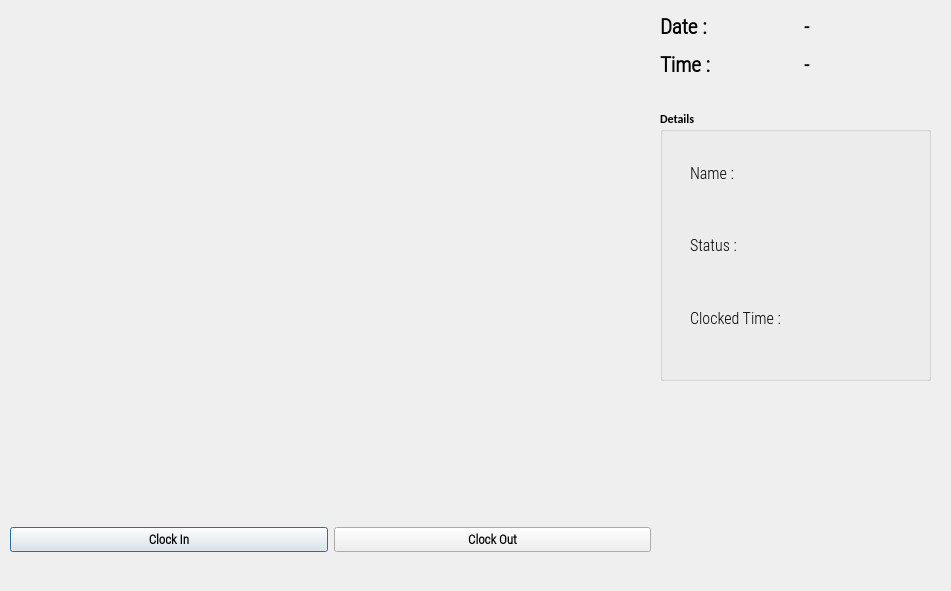
<?xml version="1.0" encoding="UTF-8"?>
<ui version="4.0">
 <class>OutputDialog</class>
 <widget class="QDialog" name="OutputDialog">
  <property name="geometry">
   <rect>
    <x>0</x>
    <y>0</y>
    <width>951</width>
    <height>591</height>
   </rect>
  </property>
  <property name="minimumSize">
   <size>
    <width>0</width>
    <height>0</height>
   </size>
  </property>
  <property name="maximumSize">
   <size>
    <width>1280</width>
    <height>720</height>
   </size>
  </property>
  <property name="font">
   <font>
    <family>Calibri</family>
    <bold>true</bold>
   </font>
  </property>
  <property name="windowTitle">
   <string>Attendance App</string>
  </property>
  <property name="windowIcon">
   <iconset resource="resource.qrc">
    <normaloff>:/icon/icon.png</normaloff>:/icon/icon.png</iconset>
  </property>
  <widget class="QLabel" name="imgLabel">
   <property name="geometry">
    <rect>
     <x>10</x>
     <y>10</y>
     <width>640</width>
     <height>480</height>
    </rect>
   </property>
   <property name="minimumSize">
    <size>
     <width>4</width>
     <height>0</height>
    </size>
   </property>
   <property name="maximumSize">
    <size>
     <width>640</width>
     <height>480</height>
    </size>
   </property>
   <property name="text">
    <string/>
   </property>
  </widget>
  <widget class="QWidget" name="horizontalLayoutWidget">
   <property name="geometry">
    <rect>
     <x>10</x>
     <y>500</y>
     <width>641</width>
     <height>80</height>
    </rect>
   </property>
   <layout class="QHBoxLayout" name="horizontalLayout">
    <item>
     <widget class="QPushButton" name="ClockInButton">
      <property name="font">
       <font>
        <family>Roboto Condensed Light</family>
        <pointsize>10</pointsize>
        <bold>true</bold>
       </font>
      </property>
      <property name="text">
       <string>Clock In</string>
      </property>
      <property name="checkable">
       <bool>true</bool>
      </property>
     </widget>
    </item>
    <item>
     <widget class="QPushButton" name="ClockOutButton">
      <property name="font">
       <font>
        <family>Roboto Condensed Light</family>
        <pointsize>10</pointsize>
        <bold>true</bold>
       </font>
      </property>
      <property name="text">
       <string>Clock Out</string>
      </property>
      <property name="checkable">
       <bool>true</bool>
      </property>
     </widget>
    </item>
   </layout>
  </widget>
  <widget class="QWidget" name="gridLayoutWidget">
   <property name="geometry">
    <rect>
     <x>660</x>
     <y>10</y>
     <width>281</width>
     <height>71</height>
    </rect>
   </property>
   <layout class="QGridLayout" name="gridLayout_2">
    <item row="0" column="0">
     <widget class="QLabel" name="label">
      <property name="font">
       <font>
        <family>Roboto Condensed Light</family>
        <pointsize>16</pointsize>
        <bold>true</bold>
       </font>
      </property>
      <property name="text">
       <string>Date :</string>
      </property>
     </widget>
    </item>
    <item row="0" column="1">
     <widget class="QLabel" name="Date_Label">
      <property name="font">
       <font>
        <family>Roboto Condensed Light</family>
        <pointsize>15</pointsize>
        <bold>true</bold>
       </font>
      </property>
      <property name="text">
       <string>-</string>
      </property>
     </widget>
    </item>
    <item row="1" column="0">
     <widget class="QLabel" name="label_2">
      <property name="font">
       <font>
        <family>Roboto Condensed Light</family>
        <pointsize>16</pointsize>
        <bold>true</bold>
       </font>
      </property>
      <property name="text">
       <string>Time :</string>
      </property>
     </widget>
    </item>
    <item row="1" column="1">
     <widget class="QLabel" name="Time_Label">
      <property name="font">
       <font>
        <family>Roboto Condensed Light</family>
        <pointsize>15</pointsize>
        <bold>true</bold>
       </font>
      </property>
      <property name="text">
       <string>-</string>
      </property>
     </widget>
    </item>
   </layout>
  </widget>
  <widget class="QGroupBox" name="groupBox">
   <property name="geometry">
    <rect>
     <x>660</x>
     <y>110</y>
     <width>271</width>
     <height>271</height>
    </rect>
   </property>
   <property name="title">
    <string>Details</string>
   </property>
   <widget class="QWidget" name="verticalLayoutWidget">
    <property name="geometry">
     <rect>
      <x>30</x>
      <y>30</y>
      <width>139</width>
      <height>211</height>
     </rect>
    </property>
    <layout class="QVBoxLayout" name="verticalLayout">
     <item>
      <widget class="QLabel" name="label_3">
       <property name="font">
        <font>
         <family>Roboto Condensed Light</family>
         <pointsize>12</pointsize>
         <bold>false</bold>
        </font>
       </property>
       <property name="text">
        <string>Name : </string>
       </property>
      </widget>
     </item>
     <item>
      <widget class="QLabel" name="label_4">
       <property name="font">
        <font>
         <family>Roboto Condensed Light</family>
         <pointsize>12</pointsize>
         <bold>false</bold>
        </font>
       </property>
       <property name="text">
        <string>Status :</string>
       </property>
      </widget>
     </item>
     <item>
      <widget class="QLabel" name="label_5">
       <property name="font">
        <font>
         <family>Roboto Condensed Light</family>
         <pointsize>12</pointsize>
         <bold>false</bold>
        </font>
       </property>
       <property name="text">
        <string>Clocked Time : </string>
       </property>
      </widget>
     </item>
    </layout>
   </widget>
   <widget class="QWidget" name="verticalLayoutWidget_2">
    <property name="geometry">
     <rect>
      <x>120</x>
      <y>30</y>
      <width>131</width>
      <height>211</height>
     </rect>
    </property>
    <layout class="QVBoxLayout" name="verticalLayout_2">
     <item>
      <widget class="QLabel" name="NameLabel">
       <property name="font">
        <font>
         <family>Roboto Condensed Light</family>
         <pointsize>12</pointsize>
         <bold>false</bold>
        </font>
       </property>
       <property name="text">
        <string/>
       </property>
      </widget>
     </item>
     <item>
      <widget class="QLabel" name="StatusLabel">
       <property name="font">
        <font>
         <family>Roboto Condensed Light</family>
         <pointsize>12</pointsize>
         <bold>false</bold>
        </font>
       </property>
       <property name="text">
        <string/>
       </property>
      </widget>
     </item>
     <item>
      <layout class="QHBoxLayout" name="horizontalLayout_2">
       <item>
        <widget class="QLabel" name="HoursLabel">
         <property name="font">
          <font>
           <family>Roboto Condensed Light</family>
           <pointsize>12</pointsize>
           <bold>false</bold>
          </font>
         </property>
         <property name="text">
          <string/>
         </property>
        </widget>
       </item>
       <item>
        <widget class="QLabel" name="MinLabel">
         <property name="font">
          <font>
           <family>Roboto Condensed Light</family>
           <pointsize>12</pointsize>
           <bold>false</bold>
          </font>
         </property>
         <property name="text">
          <string/>
         </property>
        </widget>
       </item>
      </layout>
     </item>
    </layout>
   </widget>
  </widget>
 </widget>
 <resources>
  <include location="resource.qrc"/>
 </resources>
 <connections/>
</ui>
